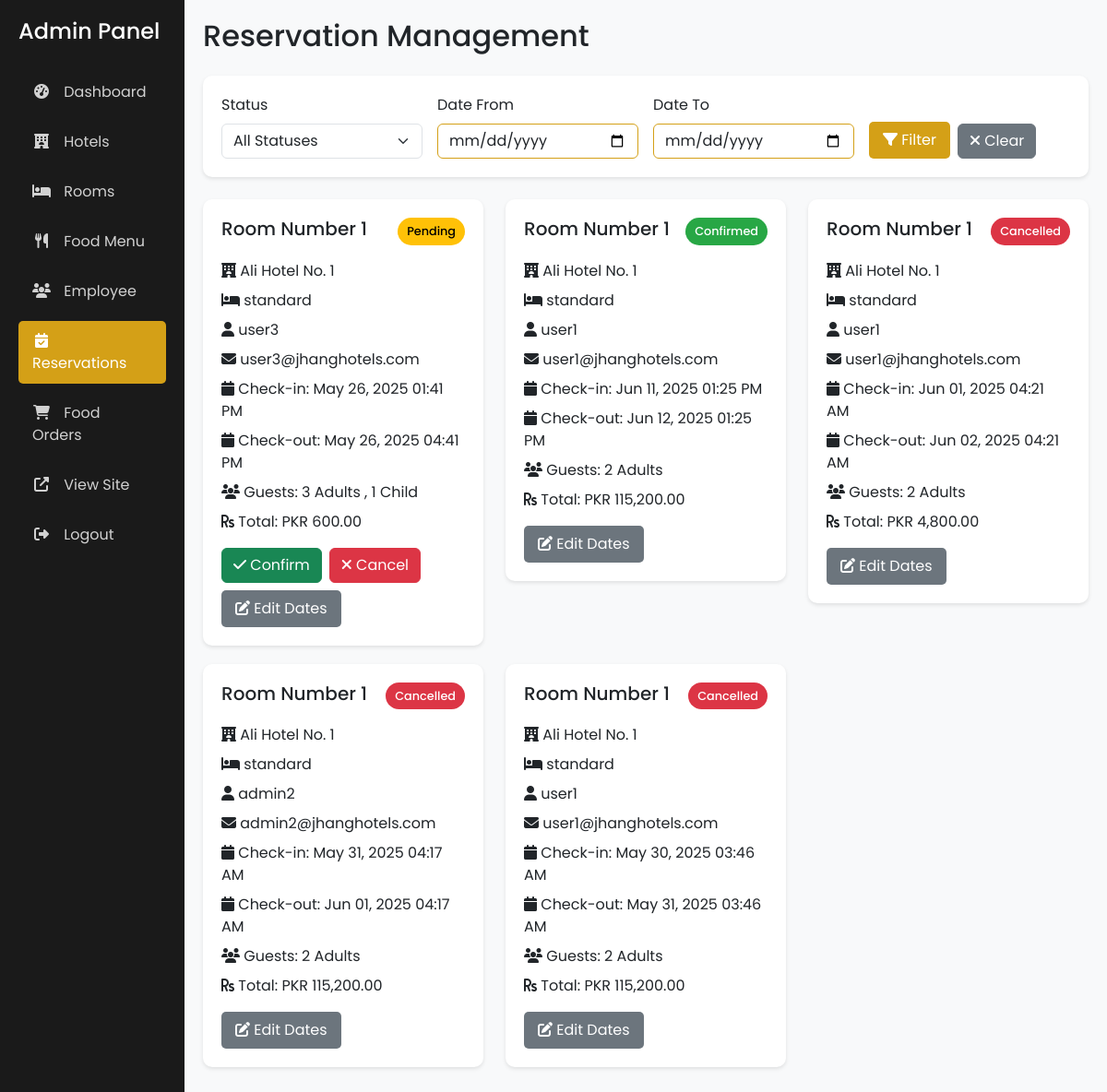
Screenshot of /admin/reservations.php (signed in) with the database file from the repository.
### tables this page shows
CREATE TABLE `bookings` (
  `id` int(11) NOT NULL,
  `user_id` int(11) NOT NULL,
  `hotel_id` int(11) NOT NULL,
  `room_id` int(11) NOT NULL,
  `check_in_date` datetime NOT NULL,
  `check_out_date` datetime NOT NULL,
  `adults` int(11) NOT NULL,
  `children` int(11) NOT NULL,
  `total_price` decimal(10,2) NOT NULL,
  `booking_status` enum('pending','confirmed','cancelled') DEFAULT 'pending',
  `created_at` timestamp NOT NULL DEFAULT current_timestamp(),
  `status` varchar(20) DEFAULT 'pending',
  `check_in` datetime DEFAULT NULL,
  `check_out` datetime DEFAULT NULL
);

CREATE TABLE `hotels` (
  `id` int(11) NOT NULL,
  `name` varchar(100) NOT NULL,
  `description` text DEFAULT NULL,
  `address` text NOT NULL,
  `city` varchar(50) NOT NULL,
  `phone` varchar(20) DEFAULT NULL,
  `email` varchar(100) DEFAULT NULL,
  `website` varchar(100) DEFAULT NULL,
  `image_url` varchar(255) DEFAULT NULL,
  `created_at` timestamp NOT NULL DEFAULT current_timestamp(),
  `updated_at` timestamp NOT NULL DEFAULT current_timestamp() ON UPDATE current_timestamp(),
  `vendor_id` int(11) NOT NULL
);

CREATE TABLE `rooms` (
  `id` int(11) NOT NULL,
  `hotel_id` int(11) NOT NULL,
  `room_type` enum('standard','deluxe','suite','presidential_suite') NOT NULL,
  `description` text DEFAULT NULL,
  `price_per_hour` decimal(10,2) NOT NULL,
  `capacity` int(11) NOT NULL,
  `image_url` varchar(255) DEFAULT NULL,
  `amenities` text DEFAULT NULL,
  `status` enum('available','booked','maintenance') DEFAULT 'available',
  `created_at` timestamp NOT NULL DEFAULT current_timestamp(),
  `updated_at` timestamp NOT NULL DEFAULT current_timestamp() ON UPDATE current_timestamp()
);

CREATE TABLE `users` (
  `id` int(11) NOT NULL,
  `username` varchar(50) NOT NULL,
  `email` varchar(100) NOT NULL,
  `password` varchar(255) NOT NULL,
  `role` enum('admin','user') DEFAULT 'user',
  `created_at` timestamp NOT NULL DEFAULT current_timestamp(),
  `first_name` varchar(50) NOT NULL,
  `last_name` varchar(50) NOT NULL,
  `phone` varchar(20) DEFAULT NULL,
  `address` text DEFAULT NULL,
  `profile_image` varchar(255) DEFAULT NULL,
  `vendor_id` int(11) NOT NULL DEFAULT 0
);

### admin/reservations.php (the view, shortened to what this page needs)
<?php
require_once '../config/database.php';
$user_id = isset($_GET['user_id']) ? (int)$_GET['user_id'] : null;
$sql = "SELECT b.*, h.name AS hotel_name, r.room_type, u.username, u.email
        FROM bookings b
        JOIN hotels h ON b.hotel_id = h.id
        JOIN rooms r ON b.room_id = r.id
        JOIN users u ON b.user_id = u.id
        WHERE h.vendor_id = ?";
$params = array($_SESSION['user_id']);
$types = "i";
if ($user_id !== null) {
    $sql .= " AND b.user_id = ?";
    $params[] = $user_id;
    $types .= "i";
    $user_sql = "SELECT username FROM users WHERE id = ? LIMIT 1";
    $user_stmt = mysqli_prepare($conn, $user_sql);
    mysqli_stmt_bind_param($user_stmt, "i", $user_id);
    mysqli_stmt_execute($user_stmt);
    $user_result = mysqli_stmt_get_result($user_stmt);
    $user_row = mysqli_fetch_assoc($user_result);
    $username_filter = $user_row ? " for " . htmlspecialchars($user_row['username']) : '';
    mysqli_stmt_close($user_stmt);
} else {
    $username_filter = '';
}
$sql .= " ORDER BY b.booking_status = 'pending' DESC, b.created_at DESC";
$stmt = mysqli_prepare($conn, $sql);
if (!empty($params)) {
    mysqli_stmt_bind_param($stmt, $types, ...$params);
}
mysqli_stmt_execute($stmt);
$bookings = mysqli_stmt_get_result($stmt);
?>
<!DOCTYPE html>
<html lang="en">
<head>
    <link href="https://cdn.jsdelivr.net/npm/bootstrap@5.3.0/dist/css/bootstrap.min.css" rel="stylesheet">
    <link rel="stylesheet" href="https://cdnjs.cloudflare.com/ajax/libs/font-awesome/6.4.2/css/all.min.css">
</head>
<body>
    <div class="container-fluid">
        <div class="row">
            <div class="col-md-3 col-lg-2 sidebar">
                <h4 class="mb-4">Admin Panel</h4>
                <nav class="nav flex-column">
                    <a class="nav-link" href="dashboard.php">
                        <i class="fas fa-tachometer-alt"></i> Dashboard
                    </a>
                    <a class="nav-link" href="hotels.php">
                        <i class="fas fa-hotel"></i> Hotels
                    </a>
                    <a class="nav-link" href="rooms.php">
                        <i class="fas fa-bed"></i> Rooms
                    </a>
                    <a class="nav-link" href="food.php"><i class="fas fa-utensils"></i> Food Menu</a>
                    <a class="nav-link" href="users.php">
                        <i class="fas fa-users"></i> Employee
                    </a>
                    <a class="nav-link active" href="reservations.php">
                        <i class="fas fa-calendar-check"></i> Reservations
                    </a>
                    <a class="nav-link" href="food_orders.php"><i class="fas fa-shopping-cart"></i> Food Orders</a>
                    <a class="nav-link" href="../index.php" target="_blank">
                        <i class="fas fa-external-link-alt"></i> View Site
                    </a>
                    <a class="nav-link" href="../logout.php">
                        <i class="fas fa-sign-out-alt"></i> Logout
                    </a>
                </nav>
            </div>
            <div class="col-md-9 col-lg-10 main-content">
                <h2 class="mb-4">Reservation Management<?php echo $username_filter; ?></h2>
                <div class="filter-section mb-4">
                    <form method="GET" class="row g-3">
                        <div class="col-md-3">
                            <label for="status" class="form-label">Status</label>
                            <select class="form-select" id="status" name="status">
                                <option value="">All Statuses</option>
                            </select>
                        </div>
                        <div class="col-md-3">
                            <label for="date_from" class="form-label">Date From</label>
                            <input type="date" class="form-control" id="date_from" name="date_from"
                                   value="<?php echo isset($_GET['date_from']) ? htmlspecialchars($_GET['date_from']) : ''; ?>">
                        </div>
                        <div class="col-md-3">
                            <label for="date_to" class="form-label">Date To</label>
                            <input type="date" class="form-control" id="date_to" name="date_to"
                                   value="<?php echo isset($_GET['date_to']) ? htmlspecialchars($_GET['date_to']) : ''; ?>">
                        </div>
                        <div class="col-md-3 d-flex align-items-end">
                            <button type="submit" class="btn btn-custom me-2">
                                <i class="fas fa-filter"></i> Filter
                            </button>
                            <a href="reservations.php" class="btn btn-secondary">
                                <i class="fas fa-times"></i> Clear
                            </a>
                        </div>
                    </form>
                </div>
                <div class="row">
                    <?php while($booking = mysqli_fetch_assoc($bookings)): ?>
                        <div class="col-md-6 col-lg-4">
                            <div class="booking-card">
                                <div class="d-flex justify-content-between align-items-start mb-3">
                                    <h5 class="mb-0">Room Number <?php echo htmlspecialchars($booking['room_id']); ?></h5>
                                    <span class="status-badge status-<?php echo strtolower($booking['booking_status']); ?>">
                                        <?php echo ucfirst($booking['booking_status']); ?>
                                    </span>
                                </div>
                                <p class="mb-2">
                                    <i class="fas fa-hotel"></i>
                                    <?php echo htmlspecialchars($booking['hotel_name']); ?>
                                </p>
                                <p class="mb-2">
                                    <i class="fas fa-bed"></i>
                                    <?php echo htmlspecialchars($booking['room_type']); ?>
                                </p>
                                <p class="mb-2">
                                    <i class="fas fa-user"></i>
                                    <?php echo htmlspecialchars($booking['username']); ?>
                                </p>
                                <p class="mb-2">
                                    <i class="fas fa-envelope"></i>
                                    <?php echo htmlspecialchars($booking['email']); ?>
                                </p>
                                <p class="mb-2">
                                    <i class="fas fa-calendar"></i>
                                    Check-in: <?php echo date('M d, Y h:i A', strtotime($booking['check_in_date'])); ?>
                                </p>
                                <p class="mb-2">
                                    <i class="fas fa-calendar"></i>
                                    Check-out: <?php echo date('M d, Y h:i A', strtotime($booking['check_out_date'])); ?>
                                </p>
                                <p class="mb-2">
                                    <i class="fas fa-users"></i>
                                    Guests: <?php echo $booking['adults']; ?> Adult<?php echo $booking['adults'] > 1 ? 's' : ''; ?>
                                    <?php echo $booking['children'] > 0 ? ', ' . $booking['children'] . ' Child' . ($booking['children'] > 1 ? 'ren' : '') : ''; ?>
                                </p>
                                <p class="mb-3">
                                    <i class="fas fa-rupee-sign"></i>
                                    Total: PKR <?php echo number_format($booking['total_price'], 2); ?>
                                </p>
                                <div class="d-flex gap-2 flex-wrap">
                                    <?php if ($booking['booking_status'] === 'pending'): ?>
                                        <form method="POST" action="" class="d-inline">
                                            <button type="submit" name="update_status" class="btn btn-success">
                                                <i class="fas fa-check"></i> Confirm
                                            </button>
                                        </form>
                                        <form method="POST" action="" class="d-inline">
                                            <button type="submit" name="update_status" class="btn btn-danger">
                                                <i class="fas fa-times"></i> Cancel
                                            </button>
                                        </form>
                                    <?php endif; ?>
                                    <button type="button" class="btn btn-edit" data-bs-toggle="modal" data-bs-target="#editDatesModal<?php echo $booking['id']; ?>">
                                        <i class="fas fa-edit"></i> Edit Dates
                                    </button>
                                </div>
                            </div>
                        </div>
                    <?php endwhile; ?>
                </div>
            </div>
        </div>
    </div>
</body>
</html>

### admin/reservations.php (style rules this page uses)
body { font-family: 'Poppins', sans-serif; background-color: #f8f9fa; }
.sidebar { background: #1a1a1a; color: white; min-height: 100vh; padding: 20px; }
.sidebar .nav-link { color: rgba(255, 255, 255, 0.8); padding: 10px 15px; margin: 5px 0; border-radius: 5px; transition: all 0.3s; }
.sidebar .nav-link.active { background: #d4a017; color: white; }
.sidebar .nav-link i { margin-right: 10px; width: 20px; text-align: center; }
.main-content { padding: 20px; }
.booking-card { background: white; border-radius: 10px; padding: 20px; margin-bottom: 20px; box-shadow: 0 2px 4px rgba(0,0,0,0.1); transition: transform 0.3s; }
.status-badge { padding: 5px 10px; border-radius: 15px; font-size: 0.8rem; font-weight: 500; }
.status-pending { background-color: #ffc107; color: #000; }
.status-confirmed { background-color: #28a745; color: white; }
.status-cancelled { background-color: #dc3545; color: white; }
.btn-custom { background-color: #d4a017; color: white; border: none; padding: 8px 15px; border-radius: 5px; transition: all 0.3s; }
.btn-edit { background-color: #6c757d; color: white; border: none; padding: 8px 15px; border-radius: 5px; transition: all 0.3s; }
.filter-section { background: white; border-radius: 10px; padding: 20px; margin-bottom: 20px; box-shadow: 0 2px 4px rgba(0,0,0,0.1); }
.form-control { border: 1px solid #d4a017; }

### rows the page displays
bookings: room "1", booking_status "Pending", hotel.name "Ali Hotel No. 1", room.room_type "standard", user.username "user3", user.email "user3@jhanghotels.com", check_in_date "May 26, 2025 01:41 PM", check_out_date "May 26, 2025 04:41 PM", adults "3", children "1", total_price "600.00"
bookings: room "1", booking_status "Confirmed", hotel.name "Ali Hotel No. 1", room.room_type "standard", user.username "user1", user.email "user1@jhanghotels.com", check_in_date "Jun 11, 2025 01:25 PM", check_out_date "Jun 12, 2025 01:25 PM", adults "2", total_price "115,200.00"
bookings: room "1", booking_status "Cancelled", hotel.name "Ali Hotel No. 1", room.room_type "standard", user.username "user1", user.email "user1@jhanghotels.com", check_in_date "Jun 01, 2025 04:21 AM", check_out_date "Jun 02, 2025 04:21 AM", adults "2", total_price "4,800.00"
bookings: room "1", booking_status "Cancelled", hotel.name "Ali Hotel No. 1", room.room_type "standard", user.username "admin2", user.email "admin2@jhanghotels.com", check_in_date "May 31, 2025 04:17 AM", check_out_date "Jun 01, 2025 04:17 AM", adults "2", total_price "115,200.00"
bookings: room "1", booking_status "Cancelled", hotel.name "Ali Hotel No. 1", room.room_type "standard", user.username "user1", user.email "user1@jhanghotels.com", check_in_date "May 30, 2025 03:46 AM", check_out_date "May 31, 2025 03:46 AM", adults "2", total_price "115,200.00"
